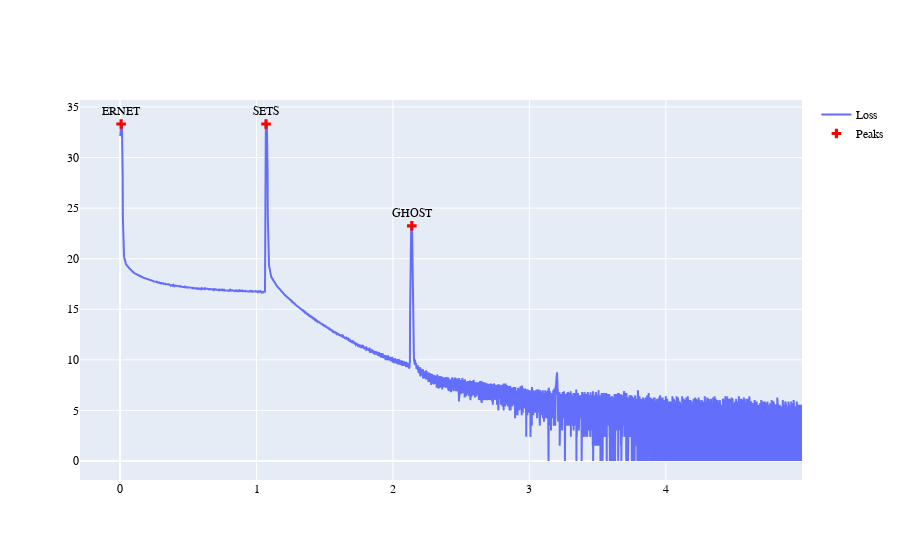

This figure's notebook cell:
### Code cell
import plotly.graph_objects as go
import numpy as np
import pandas as pd
from scipy.signal import find_peaks


df1= pd.read_table('RP_1_0001-trace.dat', sep='\s+')
df1.columns=['Distance','dB']
indices = find_peaks(df1['dB'],height=20)[0]
print(indices)

fig = go.Figure()
fig.add_trace(go.Line(
    x=df1['Distance'],
    y=df1['dB'],   
    name='Loss'
    # mode='lines+markers',
))
names=['ERNET','SETS','']
fig.add_trace(go.Scatter(
    x=[df1['Distance'][i] for i in indices if i!=''],
    y=[df1['dB'][j] for j in indices if j!=''],
    text=['ERNET','SETS','GHOST'],
    textposition="top center",
    mode='markers+text',
    marker=dict(
        size=8,
        color='red',
        symbol='cross'
    ),
    name='Peaks'
))

fig.update_layout(
    font_family="Montserrat Semibold",
    font_color="black"    
)

fig.show()

### Figure 1 — Plotly figure (JSON) as saved in the notebook; plotly's stock layout.template omitted (floating-point values rounded to 4 significant figures; data arrays with more than 128 entries replaced by an {"elided": "..."} marker saying what was removed)
{"data": [{"name": "Loss", "type": "scatter", "x": {"elided": "3915 float values"}, "y": {"elided": "3915 float values"}}, {"marker": {"color": "red", "size": 8, "symbol": "cross"}, "mode": "markers+text", "name": "Peaks", "text": ["ERNET", "SETS", "GHOST"], "textposition": "top center", "type": "scatter", "x": [0.00766, 1.07, 2.138], "y": [33.32, 33.32, 23.25]}], "layout": {"font": {"color": "black", "family": "Montserrat Semibold"}}}
